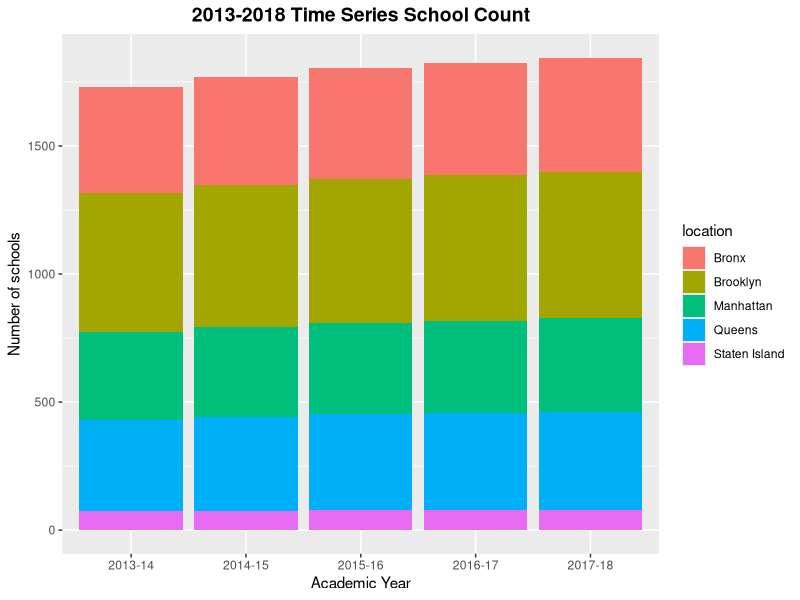
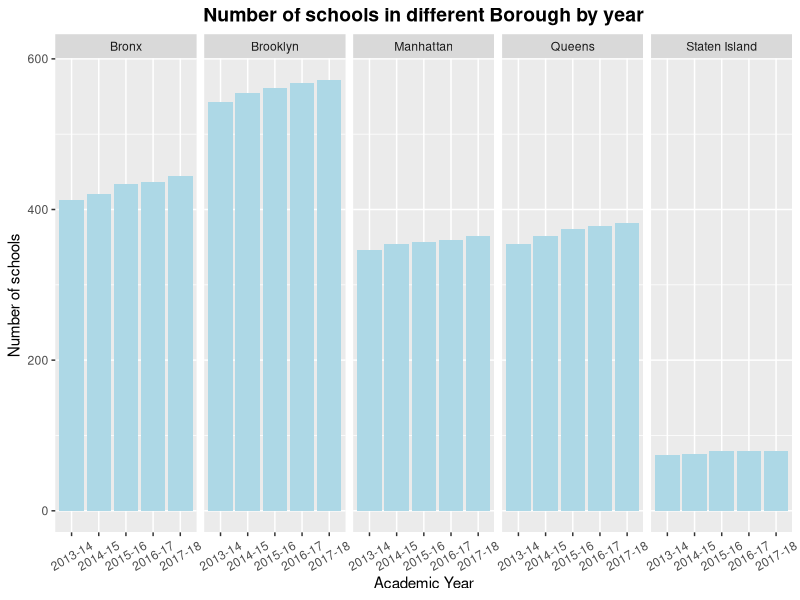
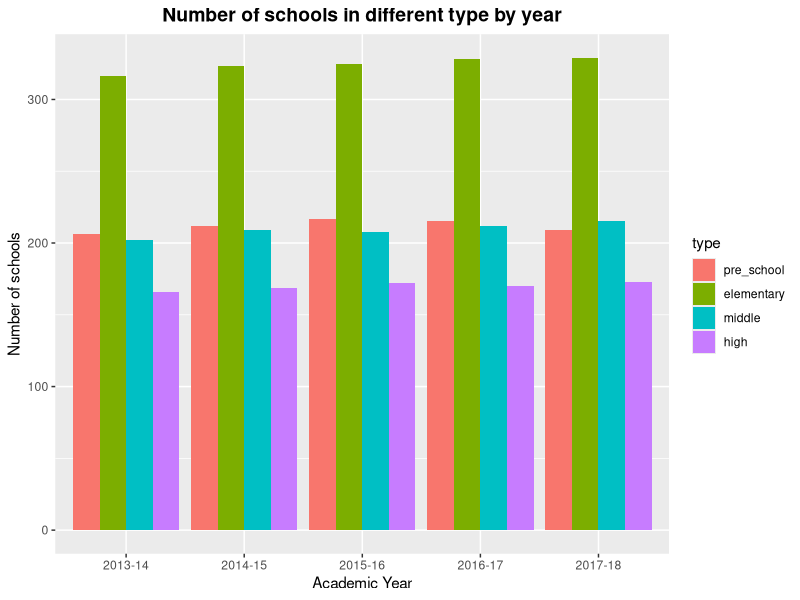

The R source for these figures, in order:
## ---- chunk 1
library(knitr)
library(tidyverse)
library(dplyr)
library(ggplot2)
library(RColorBrewer)
library(sqldf)
## ---- chunk 2
school = read.csv("School.csv")
## ---- chunk 3
school <- school %>% 
  mutate(location = case_when(
    str_detect(DBN, "K") == TRUE ~ "Brooklyn",
    str_detect(DBN,"X") == TRUE ~ "Bronx",
    str_detect(DBN,"Q") == TRUE ~ "Queens",
    str_detect(DBN,"M") == TRUE ~ "Manhattan",
    str_detect(DBN,"R") == TRUE ~ "Staten Island",
  ))
## ---- chunk 4
dis <-  ggplot(data = school, aes(x = Year,fill = location)) + 
  geom_bar(stat="count") +
  ggtitle("2013-2018 Time Series School Count") +
  theme(plot.title = element_text(hjust = 0.5, face  = "bold", size = 14)) + 
  xlab("Academic Year")+
  ylab("Number of schools") 
dis
## ---- chunk 5
loc <- ggplot(data = school, aes(x = Year)) + 
  geom_bar(stat="count",fill = "lightblue")+
  facet_wrap(~location,ncol =5)+
  ggtitle("Number of schools in different Borough by year") + 
  theme(plot.title = element_text(hjust = 0.5, face  = "bold", size = 14), axis.text.x = element_text(angle = 30, vjust = 0.5))+
   xlab("Academic Year")+
  ylab("Number of schools")
loc
## ---- chunk 6
school <- rename(school, Grade.PK =Grade.PK..Half.Day...Full.Day. )
## ---- chunk 7
school <- school %>% 
  mutate(is_preschool = case_when(
    Grade.PK > 0 ~ 1,
    T ~ 0
  )) %>% 
  mutate(is_elementary = case_when(
    Grade.K == 0 & Grade.1 == 0 & Grade.2 == 0 &
      Grade.3 == 0 & Grade.4 == 0 & Grade.5 == 0 ~ 0,
    T ~ 1
  )) %>% 
  mutate(is_middle = case_when(
    Grade.6 == 0 & Grade.7 == 0 & Grade.8 == 0 ~ 0,
    T ~ 1
  )) %>% 
  mutate(is_high = case_when(
    Grade.9 == 0 & Grade.10 == 0 & Grade.11 == 0 & Grade.12 == 0 ~ 0,
    T ~ 1
  ))
## ---- chunk 8
count_by_type <- sqldf("select location, Year, sum(is_preschool) as pre_school,
      sum(is_elementary) as elementary,
      sum(is_middle) as middle,
      sum(is_high) as high from school group by location ,Year") %>% 
   pivot_longer(-c(location,Year),names_to ="type", values_to = "num")

## ---- chunk 9
count_by_type$type <- factor(count_by_type$type ,levels = c("pre_school", "elementary", "middle", "high"))

type_sch <- ggplot(count_by_type, aes(fill=type, y=num, x=Year)) + 
    geom_bar(position="dodge", stat="identity")+
  ggtitle("Number of schools in different type by year") + 
  theme(plot.title = element_text(hjust = 0.5, face  = "bold", size = 14))+
   xlab("Academic Year")+
  ylab("Number of schools") +
  scale_color_brewer(palette="Dark2")
type_sch
